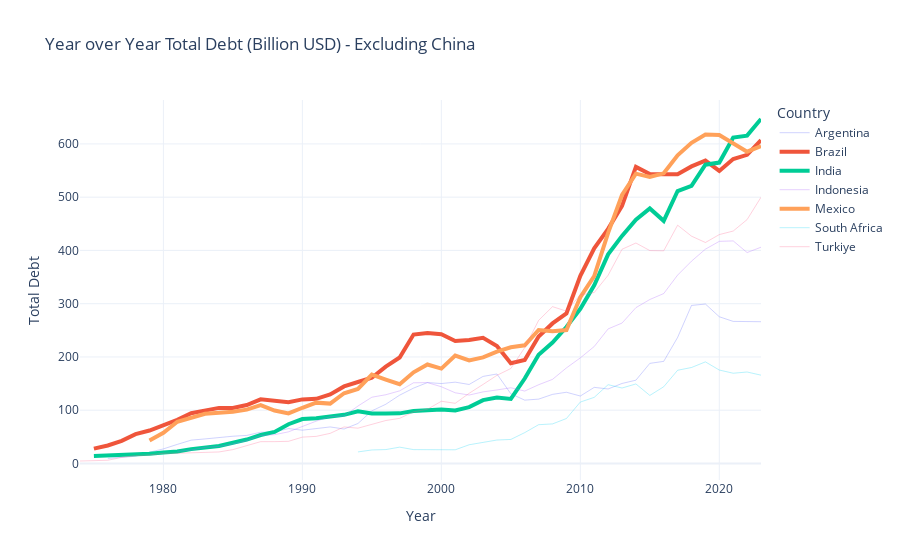

Source (notebook cell):
### Markdown cell above
China showed the most significant and explosive increase in debt among all countries, especially after 2009. China's debt soared from below 500 Billion USD to a peak of nearly 2600 Billion USD around 2020-2021.

### Code cell
# Exclude China from the DataFrame before plotting
df_filtered = df_final[df_final['Country'] != 'China']

# Define countries to highlight
highlight_countries = ['Mexico', 'Brazil', 'India']

# Create the interactive line plot for Total Debt
fig = px.line(
    df_filtered, # Use the filtered DataFrame here
    x='Year',
    y='Total_Debt_Billion_USD',
    color='Country',
    title='Year over Year Total Debt (Billion USD) - Excluding China', # Updated title for clarity
    labels={
        "Total_Debt_Billion_USD": "Total Debt",
    },
    template='plotly_white'
)

# Highlight Mexico, Brazil, and India: Iterate through each trace and modify its properties
for trace in fig.data:
    # Check if the current trace's name (country) is one of the countries to highlight
    if trace.name in highlight_countries:
        # Make the lines for these countries thicker
        trace.line.width = 4
        # You can optionally set a specific color here if you want them all to be the same highlight color,
        # otherwise, Plotly will keep their default assigned colors which are often distinct enough.
        # Example: trace.line.color = 'blue'
    else:
        # Make other country lines thinner and semi-transparent
        trace.opacity = 0.3
        trace.line.width = 1

# Display the plot
fig.write_html('interactive-plot/Yearly_total_exclude_china.html')
fig.show()

### Figure 1 — Plotly figure (JSON) as saved in the notebook; plotly's stock layout.template omitted (floating-point values rounded to 4 significant figures)
{"data": [{"hovertemplate": "Country=Argentina<br>Year=%{x}<br>Total Debt=%{y}<extra></extra>", "legendgroup": "Argentina", "line": {"color": "#636efa", "dash": "solid", "width": 1}, "marker": {"symbol": "circle"}, "mode": "lines", "name": "Argentina", "opacity": 0.3, "orientation": "v", "showlegend": true, "type": "scatter", "x": [1976, 1977, 1978, 1979, 1980, 1981, 1982, 1983, 1984, 1985, 1986, 1987, 1988, 1989, 1990, 1991, 1992, 1993, 1994, 1995, 1996, 1997, 1998, 1999, 2000, 2001, 2002, 2003, 2004, 2005, 2006, 2007, 2008, 2009, 2010, 2011, 2012, 2013, 2014, 2015, 2016, 2017, 2018, 2019, 2020, 2021, 2022, 2023], "xaxis": "x", "y": [9.502, 11.68, 13.51, 21.18, 27.32, 35.81, 43.79, 46.11, 49.06, 51.16, 52.69, 58.72, 59.02, 65.54, 62.48, 65.67, 68.61, 64.68, 75.09, 98.77, 111.1, 128.3, 141.5, 151.9, 150.1, 152.6, 148.3, 163.4, 168.0, 130.8, 118.9, 120.8, 129.8, 133.7, 126.6, 142.9, 139.9, 150.2, 156.4, 188.0, 191.7, 236.7, 296.7, 299.4, 275.5, 266.8, 266.9, 266.2], "yaxis": "y"}, {"hovertemplate": "Country=Brazil<br>Year=%{x}<br>Total Debt=%{y}<extra></extra>", "legendgroup": "Brazil", "line": {"color": "#EF553B", "dash": "solid", "width": 4}, "marker": {"symbol": "circle"}, "mode": "lines", "name": "Brazil", "orientation": "v", "showlegend": true, "type": "scatter", "x": [1975, 1976, 1977, 1978, 1979, 1980, 1981, 1982, 1983, 1984, 1985, 1986, 1987, 1988, 1989, 1990, 1991, 1992, 1993, 1994, 1995, 1996, 1997, 1998, 1999, 2000, 2001, 2002, 2003, 2004, 2005, 2006, 2007, 2008, 2009, 2010, 2011, 2012, 2013, 2014, 2015, 2016, 2017, 2018, 2019, 2020, 2021, 2022, 2023], "xaxis": "x", "y": [27.78, 33.8, 42.5, 55.03, 61.8, 71.98, 81.91, 94.43, 99.02, 104.4, 104.2, 109.6, 120.5, 118.0, 114.9, 120.3, 121.3, 129.5, 144.6, 152.9, 161.0, 181.8, 199.0, 242.0, 245.1, 242.5, 230.0, 231.9, 235.9, 220.7, 188.4, 194.3, 238.4, 263.0, 281.7, 352.4, 404.0, 440.5, 483.7, 556.9, 543.4, 543.3, 543.0, 557.8, 568.7, 549.3, 571.5, 579.5, 607.1], "yaxis": "y"}, {"hovertemplate": "Country=India<br>Year=%{x}<br>Total Debt=%{y}<extra></extra>", "legendgroup": "India", "line": {"color": "#00cc96", "dash": "solid", "width": 4}, "marker": {"symbol": "circle"}, "mode": "lines", "name": "India", "orientation": "v", "showlegend": true, "type": "scatter", "x": [1975, 1976, 1977, 1978, 1979, 1980, 1981, 1982, 1983, 1984, 1985, 1986, 1987, 1988, 1989, 1990, 1991, 1992, 1993, 1994, 1995, 1996, 1997, 1998, 1999, 2000, 2001, 2002, 2003, 2004, 2005, 2006, 2007, 2008, 2009, 2010, 2011, 2012, 2013, 2014, 2015, 2016, 2017, 2018, 2019, 2020, 2021, 2022, 2023], "xaxis": "x", "y": [13.87, 14.59, 15.41, 16.52, 18.19, 20.72, 22.48, 26.94, 30.65, 32.76, 38.93, 44.91, 53.42, 59.29, 73.72, 83.47, 84.85, 87.78, 91.33, 97.9, 93.81, 93.97, 94.06, 98.33, 99.78, 101.1, 99.5, 105.7, 118.9, 123.6, 121.2, 159.5, 204.1, 227.1, 256.3, 290.4, 334.4, 392.6, 427.2, 457.5, 478.8, 455.5, 511.6, 521.2, 561.0, 565.0, 612.0, 615.5, 646.8], "yaxis": "y"}, {"hovertemplate": "Country=Indonesia<br>Year=%{x}<br>Total Debt=%{y}<extra></extra>", "legendgroup": "Indonesia", "line": {"color": "#ab63fa", "dash": "solid", "width": 1}, "marker": {"symbol": "circle"}, "mode": "lines", "name": "Indonesia", "opacity": 0.3, "orientation": "v", "showlegend": true, "type": "scatter", "x": [1981, 1982, 1983, 1984, 1985, 1986, 1987, 1988, 1989, 1990, 1991, 1992, 1993, 1994, 1995, 1996, 1997, 1998, 1999, 2000, 2001, 2002, 2003, 2004, 2005, 2006, 2007, 2008, 2009, 2010, 2011, 2012, 2013, 2014, 2015, 2016, 2017, 2018, 2019, 2020, 2021, 2022, 2023], "xaxis": "x", "y": [22.76, 25.13, 30.23, 32.03, 36.71, 42.91, 52.53, 54.05, 59.38, 69.85, 79.53, 87.99, 89.16, 107.8, 124.4, 129.0, 136.3, 151.5, 151.8, 144.0, 132.7, 128.4, 134.4, 138.0, 142.1, 136.0, 147.8, 157.9, 179.4, 198.3, 219.6, 252.6, 263.6, 292.6, 307.8, 319.1, 353.7, 379.9, 402.4, 417.1, 417.9, 396.0, 406.1], "yaxis": "y"}, {"hovertemplate": "Country=Mexico<br>Year=%{x}<br>Total Debt=%{y}<extra></extra>", "legendgroup": "Mexico", "line": {"color": "#FFA15A", "dash": "solid", "width": 4}, "marker": {"symbol": "circle"}, "mode": "lines", "name": "Mexico", "orientation": "v", "showlegend": true, "type": "scatter", "x": [1979, 1980, 1981, 1982, 1983, 1984, 1985, 1986, 1987, 1988, 1989, 1990, 1991, 1992, 1993, 1994, 1995, 1996, 1997, 1998, 1999, 2000, 2001, 2002, 2003, 2004, 2005, 2006, 2007, 2008, 2009, 2010, 2011, 2012, 2013, 2014, 2015, 2016, 2017, 2018, 2019, 2020, 2021, 2022, 2023], "xaxis": "x", "y": [42.97, 57.57, 78.41, 86.27, 93.16, 95.02, 97.06, 101.1, 109.7, 99.4, 94.02, 104.6, 114.2, 112.5, 131.9, 139.9, 166.7, 157.6, 148.8, 171.1, 185.9, 178.1, 202.6, 193.5, 199.3, 210.0, 218.2, 221.8, 250.7, 248.2, 250.5, 312.3, 351.7, 433.0, 504.1, 544.2, 538.0, 544.8, 578.6, 602.0, 617.4, 616.7, 601.5, 585.5, 595.9], "yaxis": "y"}, {"hovertemplate": "Country=South Africa<br>Year=%{x}<br>Total Debt=%{y}<extra></extra>", "legendgroup": "South Africa", "line": {"color": "#19d3f3", "dash": "solid", "width": 1}, "marker": {"symbol": "circle"}, "mode": "lines", "name": "South Africa", "opacity": 0.3, "orientation": "v", "showlegend": true, "type": "scatter", "x": [1994, 1995, 1996, 1997, 1998, 1999, 2000, 2001, 2002, 2003, 2004, 2005, 2006, 2007, 2008, 2009, 2010, 2011, 2012, 2013, 2014, 2015, 2016, 2017, 2018, 2019, 2020, 2021, 2022, 2023], "xaxis": "x", "y": [21.67, 25.36, 26.05, 30.63, 26.01, 25.72, 26.67, 25.68, 35.1, 40.11, 44.01, 45.09, 57.94, 72.81, 74.27, 84.38, 115.3, 124.1, 148.0, 141.6, 149.3, 127.7, 144.0, 175.0, 180.2, 190.7, 175.4, 169.4, 171.7, 165.8], "yaxis": "y"}, {"hovertemplate": "Country=Turkiye<br>Year=%{x}<br>Total Debt=%{y}<extra></extra>", "legendgroup": "Turkiye", "line": {"color": "#FF6692", "dash": "solid", "width": 1}, "marker": {"symbol": "circle"}, "mode": "lines", "name": "Turkiye", "opacity": 0.3, "orientation": "v", "showlegend": true, "type": "scatter", "x": [1974, 1975, 1976, 1977, 1978, 1979, 1980, 1981, 1982, 1983, 1984, 1985, 1986, 1987, 1988, 1989, 1990, 1991, 1992, 1993, 1994, 1995, 1996, 1997, 1998, 1999, 2000, 2001, 2002, 2003, 2004, 2005, 2006, 2007, 2008, 2009, 2010, 2011, 2012, 2013, 2014, 2015, 2016, 2017, 2018, 2019, 2020, 2021, 2022, 2023], "xaxis": "x", "y": [4.633, 5.059, 6.001, 11.45, 14.85, 15.93, 19.13, 19.24, 19.72, 20.32, 21.61, 26.01, 32.93, 40.94, 40.99, 41.58, 49.42, 50.87, 56.55, 68.6, 66.25, 73.78, 80.62, 84.72, 96.95, 101.8, 116.8, 112.9, 131.8, 148.4, 165.5, 178.3, 217.5, 268.7, 294.4, 286.0, 316.7, 321.0, 353.4, 402.2, 413.9, 399.7, 399.3, 447.4, 426.8, 414.9, 429.8, 436.4, 457.9, 499.8], "yaxis": "y"}], "layout": {"legend": {"title": {"text": "Country"}, "tracegroupgap": 0}, "title": {"text": "Year over Year Total Debt (Billion USD) - Excluding China"}, "xaxis": {"anchor": "y", "domain": [0, 1], "title": {"text": "Year"}}, "yaxis": {"anchor": "x", "domain": [0, 1], "title": {"text": "Total Debt"}}}}
